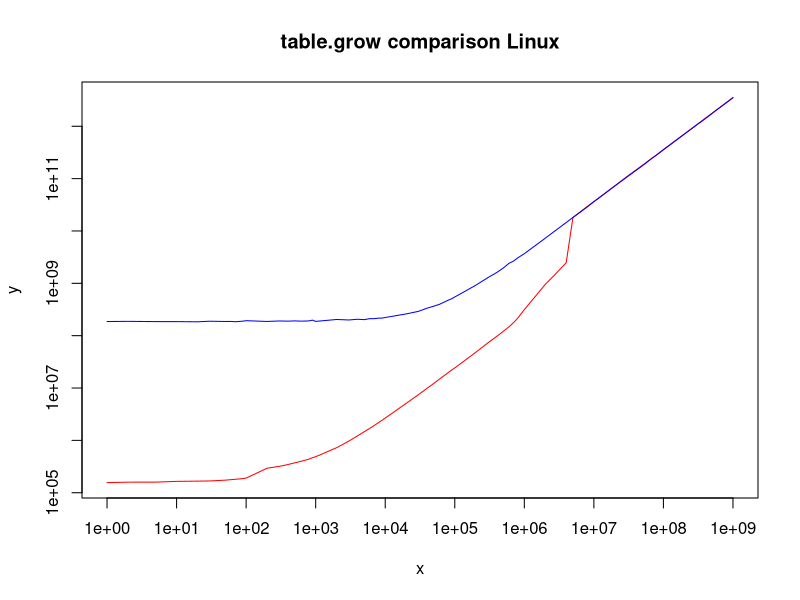

This figure's R source:
# Input data
x <- c(1,2,5,10,20,30,50,60,70,80,90,100,200,300,400,500,600,700,800,900,1000,2000,3000,4000,5000,6000,7000,8000,9000,10000,20000,30000,40000,50000,60000,70000,80000,90000,100000,200000,300000,400000,500000,600000,700000,800000,900000,1000000,2000000,3000000,4000000,5000000,6000000,7000000,8000000,9000000,10000000,20000000,30000000,40000000,50000000,60000000,70000000,80000000,90000000,100000000,200000000,300000000,400000000,500000000,600000000,700000000,800000000,900000000,1000000000)
y <- c(156140,159150,159420,164690,166580,167840,173790,177340,180810,183370,186410,190170,293950,318860,345640,372380,394350,416990,438540,466740,487750,724790,968080,1221100,1463700,1697600,1932800,2184300,2418900,2665900,5092600,7460700,9887400,12263000,14762000,17178000,19593000,22000000,24200000,47998000,73065000,96783000,121170000,147250000,176880000,214410000,262140000,314620000,952350000,1650300000,2475400000,18120000000,21761000000,25531000000,29205000000,32574000000,36279000000,72563000000,109880000000,145250000000,180100000000,215770000000,251910000000,283910000000,323080000000,358850000000,713360000000,1065500000000,1425500000000,1769600000000,2124100000000,2479200000000,2846000000000,3188000000000,3559900000000)
y1 <- c(186250000,187680000,185740000,185590000,184080000,188810000,186560000,187070000,184710000,187070000,189430000,193360000,186890000,191010000,189450000,191560000,189840000,190030000,191470000,198140000,187450000,203890000,199510000,205980000,202410000,211460000,211370000,216070000,216610000,222530000,260360000,291560000,335430000,366170000,396020000,436790000,473960000,506320000,548600000,918260000,1288200000,1606200000,1969000000,2403500000,2663300000,3043600000,3374600000,3681900000,7284800000,10904000000,14491000000,18155000000,21581000000,25187000000,28622000000,32676000000,36301000000,72338000000,107840000000,142580000000,176540000000,213540000000,249870000000,284500000000,319450000000,355650000000,707920000000,1060100000000,1396900000000,1752800000000,2119800000000,2450200000000,2803800000000,3147500000000,3505200000000)

png("table-grow-compare.png")
plot(x, y, type = "l", lty = 1, log = "xy", col = "red", main = "table.grow comparison Linux")
lines(x, y1, col = "blue")
